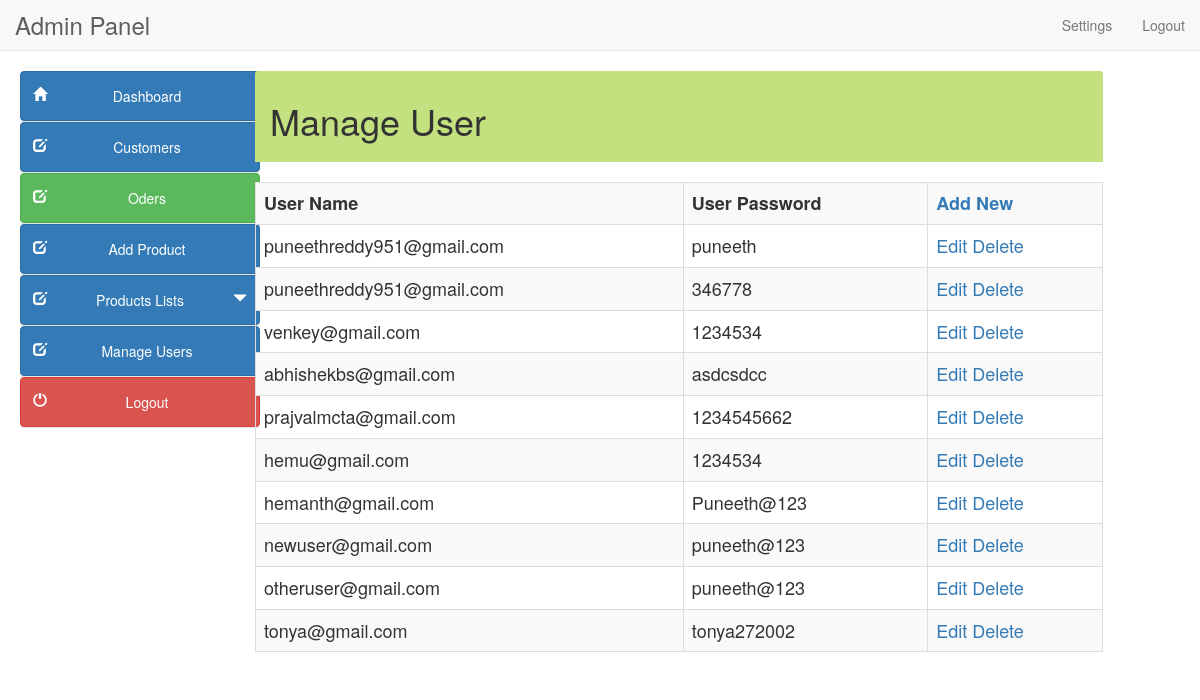
Page /admin/manage_users.php on the committed database.
### tables this page shows
CREATE TABLE `user_info` (
  `user_id` int(10) NOT NULL,
  `first_name` varchar(100) NOT NULL,
  `last_name` varchar(100) NOT NULL,
  `email` varchar(300) NOT NULL,
  `password` varchar(300) NOT NULL,
  `mobile` varchar(10) NOT NULL,
  `address1` varchar(300) NOT NULL,
  `address2` varchar(11) NOT NULL
);

### admin/manage_users.php (the view, shortened to what this page needs)
<!DOCTYPE html>
<html lang="en">
<head>
<link href="style/css/bootstrap.min.css" rel="stylesheet">
<link href="style/css/k.css" rel="stylesheet">
</head>
<body>
<?php include("include/header.php"); ?>
<div class="container-fluid">
<?php include("include/side_bar.php"); ?>
<div class="col-sm-9" style="margin-left:10px">
<div class="panel-heading" style="background-color:#c4e17f">
	<h1>Manage User </h1></div><br>
<div style="overflow-x:scroll;">
<table class="table table-bordered table-hover table-striped" style="font-size:18px">
	<tr>
			    <th>User Name</th>
                <th>User Password</th>
	<th><a href="add_user.php">Add New</a></th></tr>
<?php
$result=mysqli_query($con,"select user_id, email, password from user_info")or die ("query 2 incorrect.......");
while(list($user_id,$user_name,$user_password)=
mysqli_fetch_array($result))
{
echo "<tr><td>$user_name</td><td>$user_password</td>";
echo"<td>
<a href='edit_user.php?user_id=$user_id'>Edit</a>
<a href='manage_users.php?user_id=$user_id&action=delete'>Delete</a>
</td></tr>";
}
?>
</table>
</div>
</div></div>
</body>
</html>

### rows in the picture
user_info: email "puneethreddy951@gmail.com", password "puneeth"
user_info: email "puneethreddy951@gmail.com", password "346778"
user_info: email "venkey@gmail.com", password "1234534"
user_info: email "abhishekbs@gmail.com", password "asdcsdcc"
user_info: email "prajvalmcta@gmail.com", password "1234545662"
user_info: email "hemu@gmail.com", password "1234534"
user_info: email "hemanth@gmail.com", password "Puneeth@123"
user_info: email "newuser@gmail.com", password "puneeth@123"
user_info: email "otheruser@gmail.com", password "puneeth@123"
user_info: email "tonya@gmail.com", password "tonya272002"
